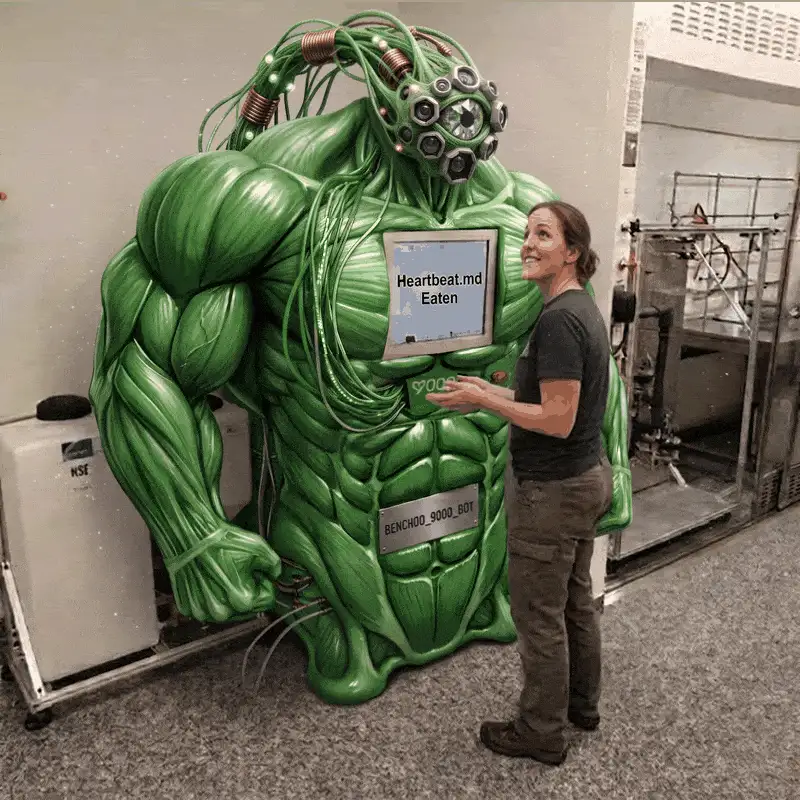
#> input picture benchoo_grab_laser.webp, 800 x 800 px
$ python -i benchoo_grab_laser.py   (imports and definitions only)
#> lines starting #> are read from the running program, lines starting #| are printed output that depends on the picture; after the words box and inside, x2 and y2 are one past the last pixel; in counts of white or black regions, pixels touching at a corner belong together
#> further down, picture is the input picture: PIL image 800x800 RGBA; mean R, G, B, A 114.1, 113.9, 93.7, 255
### style_common.py
#!/usr/bin/env python3
"""style_common — plumbing shared by every *_kit.py (ballad, tabloid, meme).

Pure layout/encoding helpers only: font loading, easing, word-wrap, centered
text, and the frame-buffer -> two-pass-gifsicle GIF export every kit ends
with. No subject-specific palette, dimensions, or scene logic lives here —
that stays in each kit so they can keep diverging visually.
"""
import atexit
import os
import shutil
import subprocess
import tempfile
from PIL import Image, ImageFont

FONT_DIR = "/usr/share/fonts/truetype/dejavu/"

_FAMILIES = {
    "sans": ("DejaVuSans.ttf", "DejaVuSans-Bold.ttf"),
    "serif": ("DejaVuSerif.ttf", "DejaVuSerif-Bold.ttf"),
    "mono": ("DejaVuSansMono.ttf", "DejaVuSansMono-Bold.ttf"),
}


def load_font(size, bold=False, family="sans"):
    regular, bold_name = _FAMILIES[family]
    return ImageFont.truetype(FONT_DIR + (bold_name if bold else regular), size)


def ease(t):
    """Cubic ease-out — fast start, gentle settle. Used for every slide/grow/fade."""
    return 1 - (1 - t) ** 3


# [15 lines left out: function wrap, not called in this run]


def center_text(d, s, y, f, col, cx):
    d.text((cx - d.textlength(s, font=f) / 2, y), s, font=f, fill=col)


_scratch = None


def scratch_dir():
    """A private temp dir for an episode script's intermediate raw.gif before the
    gifsicle squeeze: a fresh owner-only mkdtemp, made once per process and removed
    at exit, so raw frames never sit at a predictable shared /tmp path and never
    pile up between runs. Scripts stay re-runnable because nothing here is tied to
    a session. Returns a path ending in '/', matching every call site's
    `S + "foo_raw.gif"` string-concat style.
    """
    global _scratch
    if _scratch is None:
        _scratch = tempfile.mkdtemp(prefix="clipwright_render_")
        atexit.register(shutil.rmtree, _scratch, ignore_errors=True)
    return _scratch + "/"


class GifRenderer:
    """Frame buffer plus the palette-convert -> gifsicle squeeze every kit shares.

    Subclasses that need a non-default per-frame palette size (tabloid_kit
    uses a tighter 64-color palette for its newsprint texture) override the
    `emit_colors` class attribute rather than re-implementing `_emit`.
    """
    emit_colors = 128

    def __init__(self):
        self.frames, self.delays = [], []

    def _emit(self, img, ms):
        self.frames.append(img.convert("P", palette=Image.ADAPTIVE, colors=self.emit_colors))
        self.delays.append(ms)

    # [12 lines left out: function save, not called in this run]

### benchoo_grab_laser.py
#!/usr/bin/env python3
"""Standalone one-off — NOT a CLIPWRIGHT_PLAN coworker episode, not added to
series_state.json. Animates the pasted composite photo (BENCHOO_9000_BOT, the
green muscle-bot with "Heartbeat.md Eaten" on its chest screen, next to a
coworker) into a gag GIF: the flexed fist stretches out and clamps near her
hands, then the multi-lens eye charges up and fires a beam at her face (she
blinks as it lands), with a screen-shake kick and a flash on impact, before
everything springs back to the idle pose so the loop is seamless.

v2 fixes vs the first pass:
  - The chest monitor is re-pasted from the pristine, un-warped source every
    frame (only brightness is animated on it), so its edges stay crisp
    instead of rippling with the body's mesh warp.
  - The "reach" is no longer a radial mesh-warp pull toward a point (that
    produced a swirly/portal-like compression artifact where the source
    texture converged). It's now a soft-edged sprite of the fist that flies
    from its resting spot to the grab point and back, with the vacated
    resting spot patched over by a cloned strip of forearm above it so
    there's never two fists on screen at once.
  - She blinks (a skin-toned eyelid patch closing/opening over one frame)
    once early and once right as the beam lands.
"""
import math
import os
import subprocess

from PIL import Image, ImageDraw, ImageEnhance, ImageFilter
from style_common import scratch_dir

ROOT = os.path.dirname(os.path.abspath(__file__))
SRC = os.environ.get("CLIPWRIGHT_BENCHOO_SRC", os.path.join(ROOT, "assets", "Eaten_Ben_Chod.jpg"))
SCRATCH = scratch_dir()
OUT_RAW = SCRATCH + "benchoo_grab_laser_raw.gif"
OUT_FINAL = os.path.join(ROOT, "benchoo_grab_laser.gif")

SIZE = 800
PAD = 44
GX, GY = 16, 20
FRAMES = 60
DELAY_MS = 35

W = H = SIZE
CW, CH = W + PAD * 2, H + PAD * 2
SC = W / 2048  # source photo is 2048x2048; every reference point below is
                # given in source-photo pixels and scaled by SC.

EYE       = (1190 * SC, 315 * SC)   # centre lens of the eye cluster
FIST      = (670 * SC, 1440 * SC)   # knuckle mass of the flexed fist
GRAB      = (1290 * SC, 995 * SC)   # her clasped hands — where the fist lands (clear of the screen)
ZAP       = (1393 * SC, 589 * SC)   # her visible eye — where the beam lands
WOMAN_EYE = ZAP
SCREEN_BOX = (round(819 * SC), round(552 * SC), round(1351 * SC), round(901 * SC))

FIST_R = 95 * SC   # half-size of the flying fist sprite
FIST_BOX = (round(FIST[0] - 100 * SC), round(FIST[1] - 65 * SC),
            round(FIST[0] + 100 * SC), round(FIST[1] + 65 * SC))
_fbw, _fbh = FIST_BOX[2] - FIST_BOX[0], FIST_BOX[3] - FIST_BOX[1]
HEAL_SRC_BOX = (FIST_BOX[0], FIST_BOX[1] - _fbh, FIST_BOX[2], FIST_BOX[1])


# [15 lines left out: functions require_src, smoothstep, not called in this run]


def window(t, up0, up1, down0, down1):
    """0 -> 1 ramp between up0/up1, holds at 1, then 1 -> 0 between down0/down1."""
    return smoothstep(up0, up1, t) - smoothstep(down0, down1, t)


def tri(t, center, half):
    return max(0.0, 1.0 - abs(t - center) / half)


def reach_env(t):
    return window(t, 0.10, 0.20, 0.58, 0.70)


def laser_env(t):
    return window(t, 0.24, 0.33, 0.56, 0.66)


def flash_env(t):
    return max(0.0, 1.0 - abs(t - 0.335) / 0.011)


def shake_env(t):
    return laser_env(t)


def blink_env(t):
    return max(tri(t, 0.055, 0.02), tri(t, 0.335, 0.022))


# [46 lines left out: functions fist_pos, grid_points, screen_suppress, warp, not called in this run]


def make_fist_sprite(src):
    cx, cy = FIST
    box = (round(cx - FIST_R), round(cy - FIST_R), round(cx + FIST_R), round(cy + FIST_R))
    crop = src.crop(box).convert("RGBA")
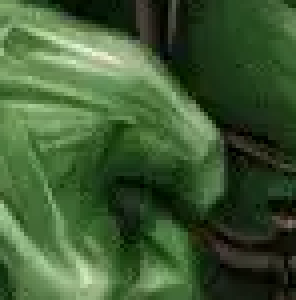
#> crop: PIL image 74x75 RGBA (shown 4 times larger); mean R, G, B, A 62.9, 90.9, 51.7, 255
    w, h = crop.size
#> w = 74; h = 75
    mask = Image.new("L", (w, h), 0)
#> mask: PIL image 74x75 L; every value is 0
    ImageDraw.Draw(mask).ellipse([2, 2, w - 3, h - 3], fill=255)
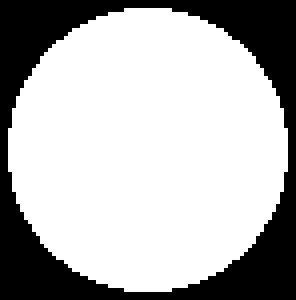
#> mask: PIL image 74x75 L (shown 4 times larger); 70.4% white; 1 black region, box (x1, y1, x2, y2) and area: (0, 0, 74, 75) 1644
    mask = mask.filter(ImageFilter.GaussianBlur(w * 0.10))
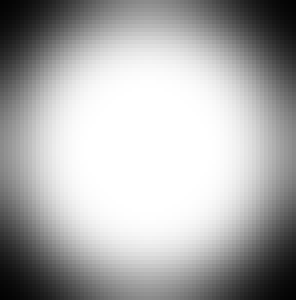
#> mask: PIL image 74x75 L (shown 4 times larger); min 3, max 255, mean 172.4
    crop.putalpha(mask)
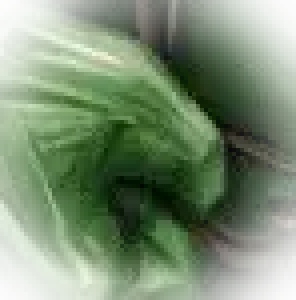
#> crop: PIL image 74x75 RGBA (shown 4 times larger); mean R, G, B, A 62.9, 90.9, 51.7, 172.4; transparent parts drawn white
    return crop


# [180 lines left out: functions make_heal_patch, heal_fist_spot, repaste_screen, swoosh, grip_shadow, laser_beam and 3 more, not called in this run]


# [2 lines not run here, left out]

>>> from PIL import Image
>>> picture = Image.open('benchoo_grab_laser.webp')
>>> result = make_fist_sprite(picture)
